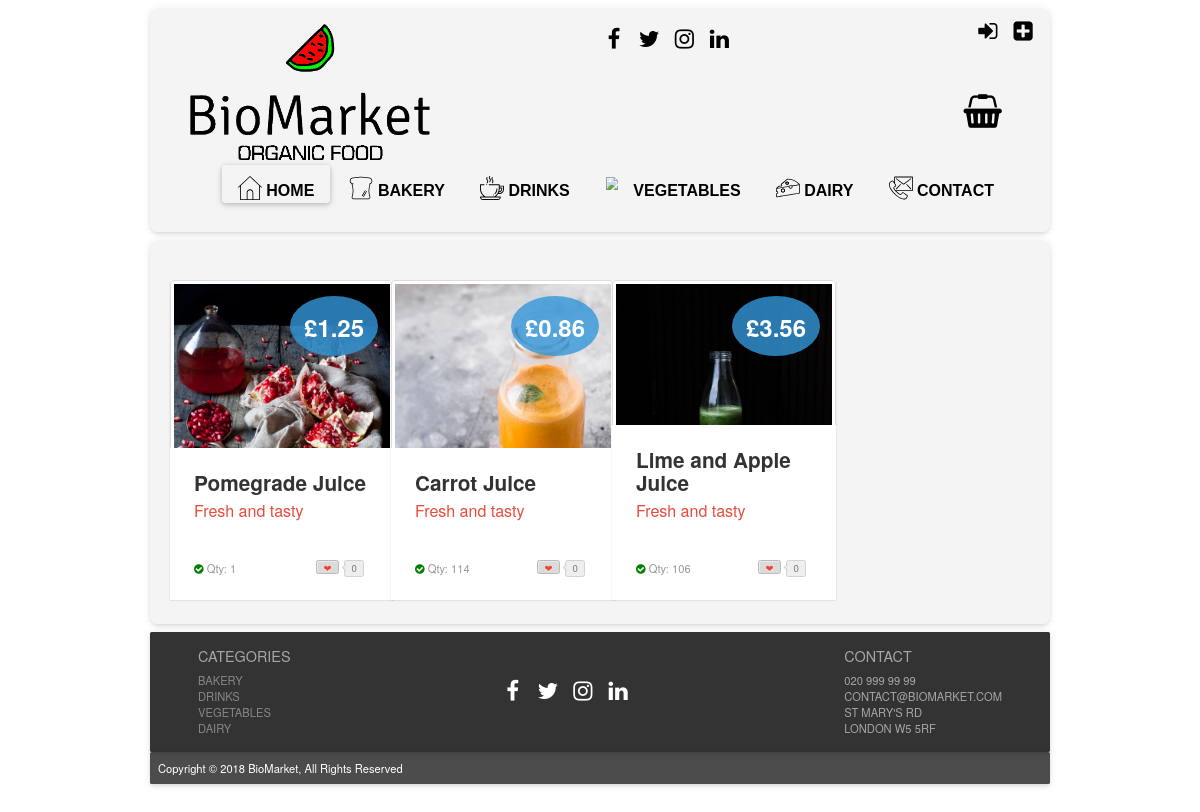
Page /?page=products_drinks on the earlier database version.
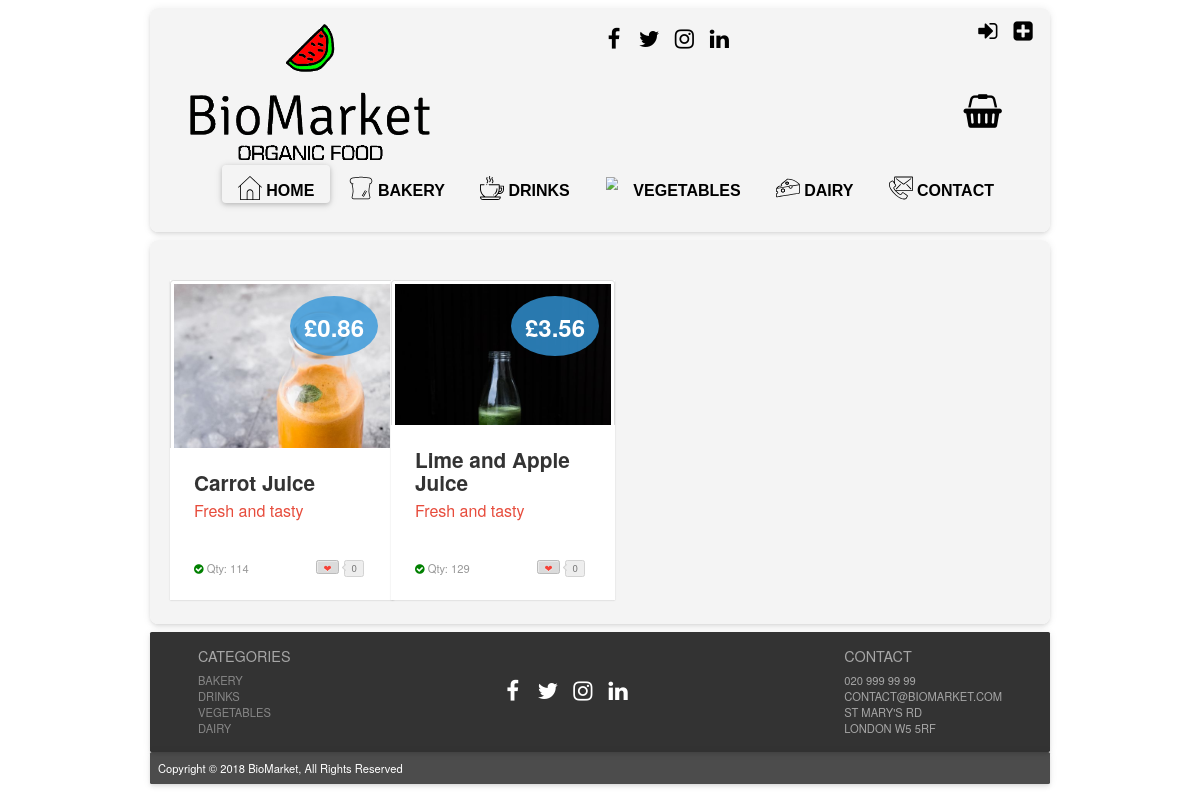
Same page on the later database version.
### tables this page shows
CREATE TABLE IF NOT EXISTS `products` (
  `prod_id` int(11) NOT NULL AUTO_INCREMENT,
  `prod_name` varchar(50) NOT NULL,
  `price` decimal(5,2) NOT NULL,
  `sup_id` int(11) NOT NULL,
  `prod_dsc` varchar(230) NOT NULL,
  `prod_img` text NOT NULL,
  `cat_id` int(11) NOT NULL,
  `sto_qty` int(8) NOT NULL,
  PRIMARY KEY (`prod_id`),
  KEY `sup_id` (`sup_id`),
  KEY `cat_id` (`cat_id`)
);

### index.php (called while the page is built, shortened)
<?php
include "php/config.php";
$page = "home";
if (isset($_GET["page"])) {
    $page = basename($_GET["page"]);
}
if (file_exists("php/".$page.".php")) {
    include "php/".$page.".php";
}
include "layout.php";

### php/config.php (called while the page is built, shortened)
<?php
function is_logged_in()
{
    return isset($_SESSION["logged_in"]) && ($_SESSION["logged_in"] == true);
}
function get_user_level()
{
    $level = "VISITOR";
    return $level;
}

### php/products_drinks.php (the view, shortened to what this page needs)
<!DOCTYPE html>
<html lang="en">
    <?php
    $userlevel = get_user_level();
    ?>
    <head>
        <link rel="stylesheet prefetch" href="css/__codepen_io_andytran_pen.css">
        <link rel="stylesheet" href="css/stylelogin.css">
        <link rel="stylesheet" href="css/product_card_style.css">
    </head>
    <body>
        <section class="category-section">
            <div class="container">
                <div class="row">
                    <?php
                    $search = "SELECT * FROM products WHERE cat_id = '2' ORDER BY prod_id ASC";
                    $result = mysqli_query($mysqli, $search);
                    while ($row = mysqli_fetch_assoc($result)) {
                        if (!$row["sto_qty"] <= 0) {
                            if ($userlevel == "MEMBER") {
                                ?>
                                <div class="col-lg-3 col-sm-6 col-xs-12" ><a href="#"></a>
                                    <div class="post-module">
                                        <div class="thumbnail">
                                            <div class="price">
                                                <div class="deal">&pound<?php echo $row["price"] ?></div>
                                            </div><img alt="product example" src="<?php echo $row["prod_img"] ?>">
                                        </div>
                                        <div class="post-content">
                                            <div class="category">
                                                <?php
                                                print '<div class="toCard"><a href="?page=product_page&prod_id=' . $row["prod_id"] . '&action=add_to_basket">Add to Basket</a>
                    </div> ';
                                                ?>
                                            </div>
                                            <h1 class="title"><?php echo $row["prod_name"] ?></h1>
                                            <h2 class="sub_title">Fresh and tasty</h2>
                                            <p class="description"><?php echo $row["prod_dsc"] ?>
                                            <div class="post-meta">
                                                <span class="showStock"><i class="fa fa-check-circle"></i>
                                                    <a>Qty: <?php echo $row["sto_qty"] ?></a></span><a href="#" title="Love it" class="btn btn-counter" data-count="0"><span>&#x2764;</span></a></div>
                                        </div>
                                    </div>
                                </div>
                                <?php
                            } else {
                                ?>
                                <div class="col-lg-3 col-sm-6 col-xs-12" ><a href="#"></a>
                                    <div class="post-module">
                                        <div class="thumbnail">
                                            <div class="price">
                                                <div class="deal">&pound<?php echo $row["price"] ?></div>
                                            </div><img alt="product example" src="<?php echo $row["prod_img"] ?>">
                                        </div>
                                        <div class="post-content">
                                            <h1 class="title"><?php echo $row["prod_name"] ?></h1>
                                            <h2 class="sub_title">Fresh and tasty</h2>
                                            <p class="description"><?php echo $row["prod_dsc"] ?>
                                            <div class="post-meta">
                                                <span class="showStock"><i class="fa fa-check-circle"></i>
                                                    <a>Qty: <?php echo $row["sto_qty"] ?></a></span><a href="#" title="Love it" class="btn btn-counter" data-count="0"><span>&#x2764;</span></a></div>
                                        </div>
                                    </div>
                                </div>
                                <?php
                            }
                        }
                    }
                    ?>
                </div>
            </div>
        </section>
    </body>
</html>

Differences in the rows shown:
no longer on this page (row edited): products: price "1.25", prod_img (picture), prod_name "Pomegrade Juice", sto_qty "1"
changed products "Lime and Apple Juice": sto_qty "106" → "129"
